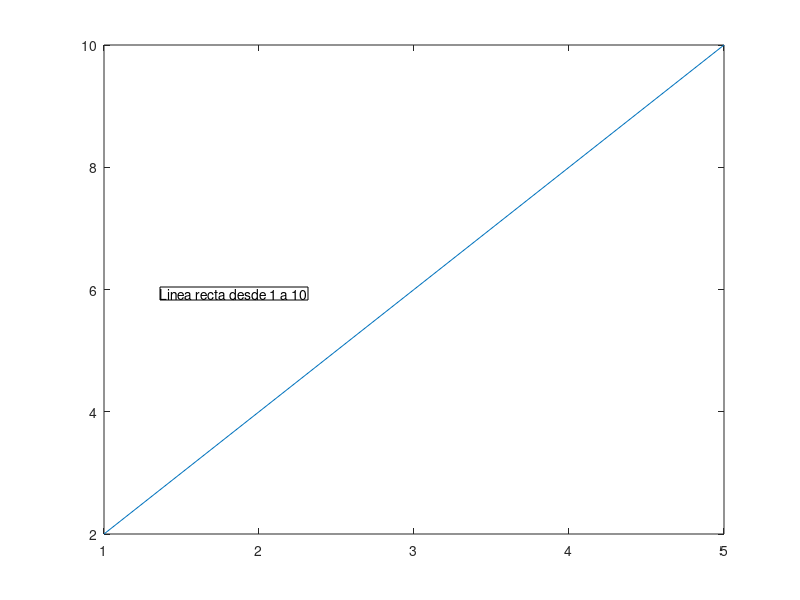

MATLAB code to generate this figure:
figure('Name','Datos a medir');
plot([1 2 3 4 5 ],[2 4 6 8 10]);
dim = [0.2 0.5 0.3 0.3];
variable_texto = 'Linea recta desde 1 a 10';
annotation('textbox',dim,'String',variable_texto,'FitBoxToText','on');
